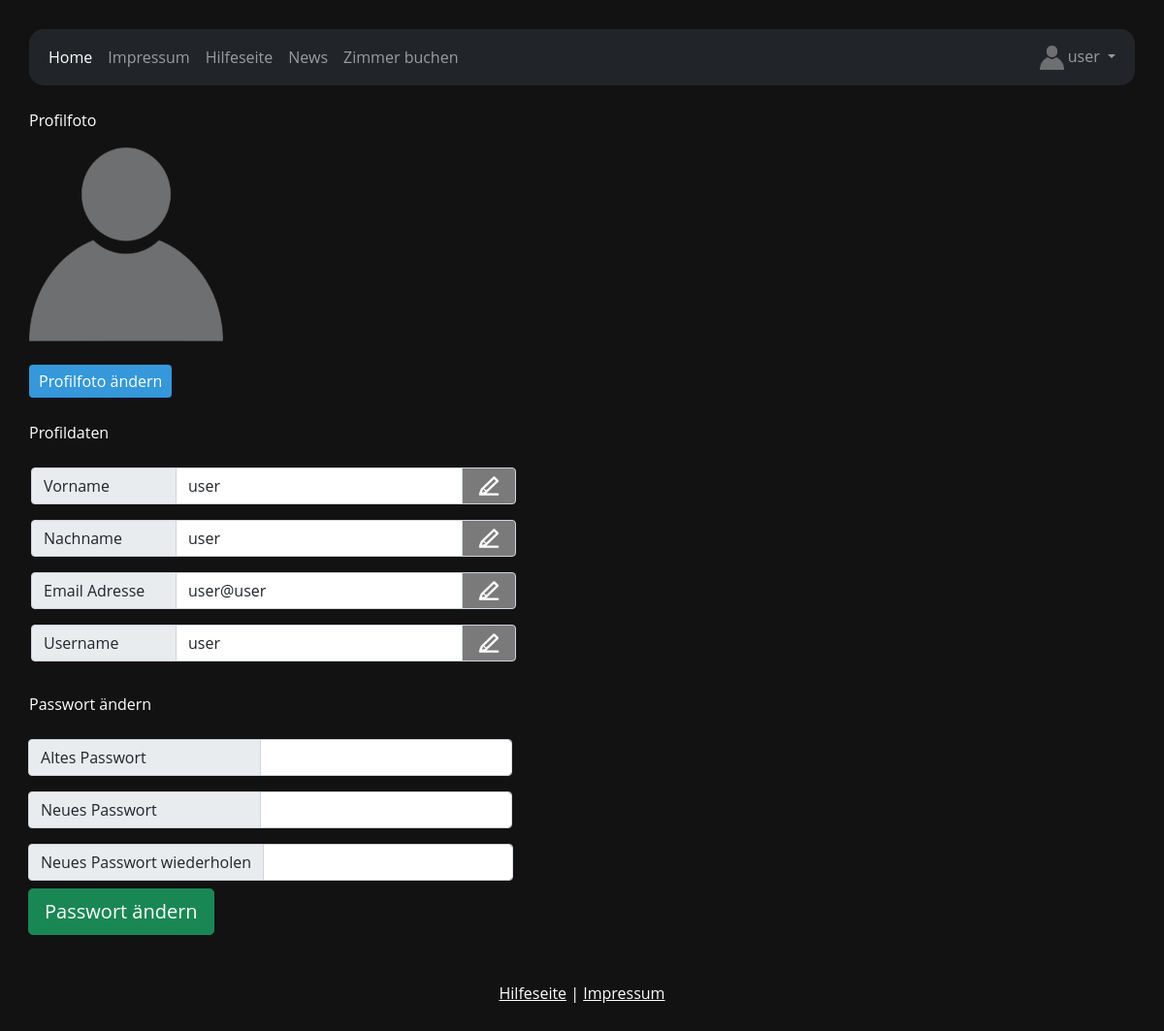
Screenshot of /index.php?page=profile (signed in) with the database file from the repository.
### tables this page shows
CREATE TABLE `users` (
  `id` bigint(20) NOT NULL,
  `username` varchar(50) NOT NULL,
  `password` varchar(260) NOT NULL,
  `useremail` varchar(100) NOT NULL,
  `vorname` varchar(256) NOT NULL,
  `nachname` varchar(256) NOT NULL,
  `anrede` varchar(256) NOT NULL,
  `status` text NOT NULL DEFAULT 'aktiv',
  `typ` text NOT NULL DEFAULT 'user'
);

### index.php (called while the page is built, shortened)
<?php
$page = "404.php";
$p = '';
if(isset($_GET['page']))
{
    $p = $_GET['page'];
}
if($p == 'profile')
{
    $page = 'profile.php';
}
include('header.php');
include('nav.php');
include($page);
include('footer.php');
?>

### profile.php (the view, shortened to what this page needs)
<?php
  require("dbaccess.php");
  $db_obj = new mysqli($host, $user, $password, $database);
  $sql = "SELECT * FROM users WHERE username = '{$_SESSION['usernameSession']}'";
  $result = $db_obj->query($sql);
  $row = $result->fetch_array()
?>
<br>
<div>
  <p>Profilfoto</p>
  <img id="profileImage" src="img/user_icon.png" alt="Profile Picture" style="width: 200px; height: 200px;"><br><br>
  <label for="fileInput">
    <button id="customButton">Profilfoto ändern</button>
  </label>
</div>
<br>
<div>
<p>Profildaten</p>
<nav class="navbar bg-body-tertiary" style="margin-left: -10px;">
  <form class="container-fluid" action="update_user_info.php" method="post">
    <div class="input-group d-flex align-items-center rounded" style="max-width: 500px;">
      <span class="input-group-text" id="basic-addon1" style="min-width: 150px;">Vorname</span>
      <input type="text" name="newVorname" class="form-control" style="max-width: 300px; overflow: hidden; text-overflow: ellipsis; white-space: nowrap; border-top-right-radius: 0; border-bottom-right-radius: 0;" value="<?php echo $row['vorname'];?>">
      <span class="input-group-text rounded-end" style="border-top-left-radius: 0; border-bottom-left-radius: 0; height: 38px; background-color: #7a7a7a;">
        <button type="submit"><img src="img/edit_icon.png" alt="ändern" style="width: 30px; height: 30px; background-color: #7a7a7a;"></button>
      </span>
    </div>
  </form>
</nav>
<nav class="navbar bg-body-tertiary" style="margin-left: -10px;">
  <form class="container-fluid" action="update_user_info.php" method="post">
    <div class="input-group d-flex align-items-center rounded" style="max-width: 500px;">
      <span class="input-group-text" id="basic-addon1" style="min-width: 150px;">Nachname</span>
      <input type="text" name="newNachname" class="form-control" style="max-width: 300px; overflow: hidden; text-overflow: ellipsis; white-space: nowrap; border-top-right-radius: 0; border-bottom-right-radius: 0;" value="<?php echo $row['nachname'];?>">
      <span class="input-group-text rounded-end" style="border-top-left-radius: 0; border-bottom-left-radius: 0; height: 38px; background-color: #7a7a7a;">
        <button type="submit"><img src="img/edit_icon.png" alt="ändern" style="width: 30px; height: 30px; background-color: #7a7a7a;"></button>
      </span>
    </div>
  </form>
</nav>
<nav class="navbar bg-body-tertiary" style="margin-left: -10px;">
  <form class="container-fluid" action="update_user_info.php" method="post">
    <div class="input-group d-flex align-items-center rounded" style="max-width: 500px;">
      <span class="input-group-text" id="basic-addon1" style="min-width: 150px;">Email Adresse</span>
      <input type="text" name="newEmail" class="form-control" style="max-width: 300px; overflow: hidden; text-overflow: ellipsis; white-space: nowrap; border-top-right-radius: 0; border-bottom-right-radius: 0;" value="<?php echo $row['useremail'];?>">
      <span class="input-group-text rounded-end" style="border-top-left-radius: 0; border-bottom-left-radius: 0; height: 38px; background-color: #7a7a7a;">
        <button type="submit"><img src="img/edit_icon.png" alt="ändern" style="width: 30px; height: 30px; background-color: #7a7a7a;"></button>
      </span>
    </div>
  </form>
</nav>
<nav class="navbar bg-body-tertiary" style="margin-left: -10px;">
  <form class="container-fluid" action="update_user_info.php" method="post">
    <div class="input-group d-flex align-items-center rounded" style="max-width: 500px;">
      <span class="input-group-text" id="basic-addon1" style="min-width: 150px;">Username</span>
      <input type="text" name="newUsername" class="form-control" style="max-width: 300px; overflow: hidden; text-overflow: ellipsis; white-space: nowrap; border-top-right-radius: 0; border-bottom-right-radius: 0;" value="<?php echo $row['username'];?>">
      <span class="input-group-text rounded-end" style="border-top-left-radius: 0; border-bottom-left-radius: 0; height: 38px; background-color: #7a7a7a;">
        <button type="submit"><img src="img/edit_icon.png" alt="ändern" style="width: 30px; height: 30px; background-color: #7a7a7a;"></button>
      </span>
    </div>
  </form>
</nav>
<br>
<p>Passwort ändern</p>
<form class="container-fluid" action="change_password.php" method="post">
  <nav class="navbar bg-body-tertiary" style="margin-left: -13px;">
    <div class="input-group d-flex align-items-center rounded" style="max-width: 500px;">
      <span class="input-group-text" id="basic-addon1" style="min-width: 240px;">Altes Passwort</span>
      <input type="password" name="oldPassword" class="form-control rounded-end" style="max-width: 260px; overflow: hidden; text-overflow: ellipsis; white-space: nowrap;" value="">
    </div>
  </nav>
  <nav class="navbar bg-body-tertiary" style="margin-left: -13px;">
    <div class="input-group d-flex align-items-center rounded" style="max-width: 500px;">
      <span class="input-group-text" id="basic-addon1" style="min-width: 240px;">Neues Passwort</span>
      <input type="password" name="newPassword" class="form-control rounded-end" style="max-width: 260px; overflow: hidden; text-overflow: ellipsis; white-space: nowrap;" value="">
    </div>
  </nav>
  <nav class="navbar bg-body-tertiary" style="margin-left: -13px;">
    <div class="input-group d-flex align-items-center rounded" style="max-width: 500px;">
      <span class="input-group-text" id="basic-addon2" style="min-width: 240px;">Neues Passwort wiederholen</span>
      <input type="password" name="newPasswordAgain" class="form-control rounded-end" style="max-width: 260px; overflow: hidden; text-overflow: ellipsis; white-space: nowrap;" value="">
    </div>
  </nav>
  <div><button class="btn btn-lg btn-success btn-block" type="submit" style="margin-left: -13px;">Passwort ändern</button></div>
</form>
<br>

### styles.css (style rules this page uses)
* { box-sizing: border-box; margin: 0px; padding: 0px; border: 0px; }
body { font-family: 'Open Sans'; }
body { background-color: #121212; color: white; padding:30px; }
p { color: white; font-family: 'Open Sans'; }
#customButton { cursor: pointer; padding: 5px 10px; background-color: #3498db; color: #fff; border: none; border-radius: 4px; }

### rows the page displays
users: newVorname "user", newNachname "user", newEmail "user@user", newUsername "user"

### other values shown
$_SESSION["usernameSession"] "user"
